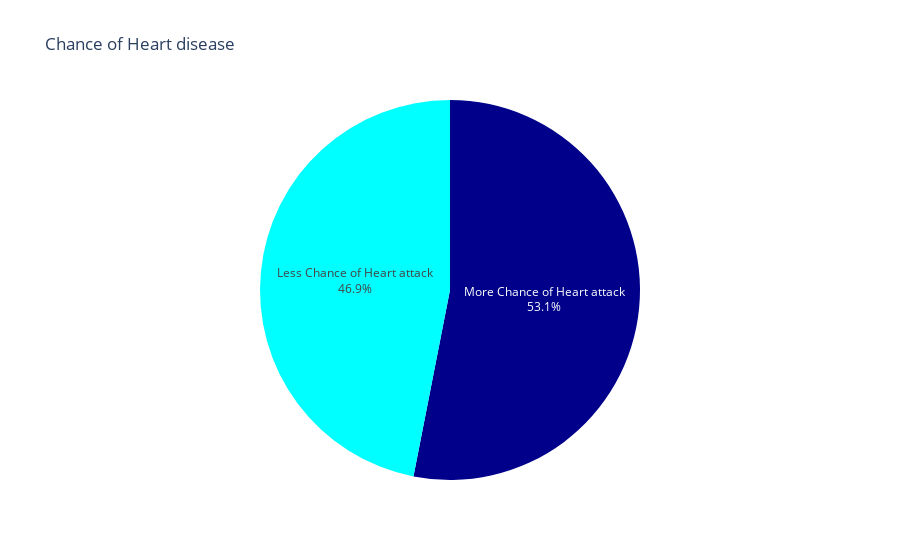

The notebook cell saved with this chart:
### Code cell
labels = ["Less Chance of Heart attack","More Chance of Heart attack"]
values = [df[df["HeartDisease"]==1].count().to_numpy()[0],df[df["HeartDisease"]==0].count().to_numpy()[0]]
fig = go.Figure(data=[go.Pie(labels=labels,values=values,marker_colors=['cyan','darkblue'],textinfo='label+percent')])
fig.update(layout_title_text='Chance of Heart disease',layout_showlegend=False)
fig.show()

### Figure 1 — Plotly figure (JSON) as saved in the notebook; plotly's stock layout.template omitted (floating-point values rounded to 4 significant figures)
{"data": [{"labels": ["Less Chance of Heart attack", "More Chance of Heart attack"], "marker": {"colors": ["cyan", "darkblue"]}, "textinfo": "label+percent", "type": "pie", "values": [335, 379]}], "layout": {"showlegend": false, "title": {"text": "Chance of Heart disease"}}}
